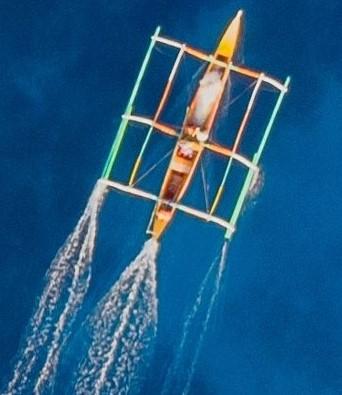
#> input picture Session 2/Photos/boat.jpg, 342 x 395 px, found by its file name
$ jupyter execute --allow-errors 'Session 2.ipynb'
#> lines starting #> are read from the running program, lines starting #| are printed output that depends on the picture
import cv2
import matplotlib.pyplot as plt

[cell 1]
import cv2
import matplotlib.pyplot as plt
from matplotlib.image import imread

[cell 2]
#Read Imgs
boat = imread(r"Photos\boat.jpg")
#> boat is the input picture: shape (395, 342, 3); mean R, G, B 29.9, 88.5, 130.6
red = imread("Photos/RED.png")
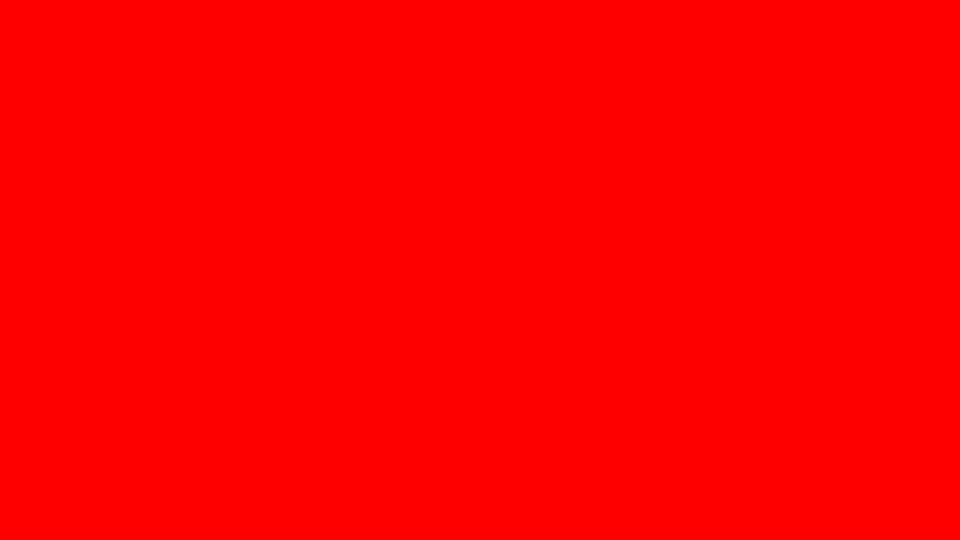
#> input picture Session 2/Photos/RED.png, 1920 x 1080 px (shown at 1/2 size)
#> red is the input picture: shape (1080, 1920, 4) float32; mean R, G, B, A 1, 0, 0, 1
Strawberries = imread("Photos/Strawberries.jpg")
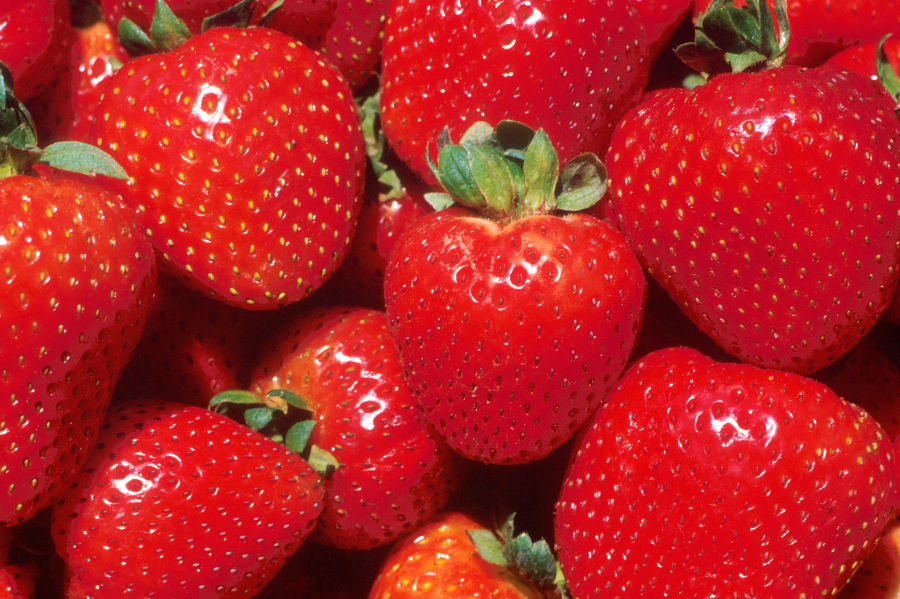
#> input picture Session 2/Photos/Strawberries.jpg, 2700 x 1796 px (shown at 1/3 size)
#> Strawberries is the input picture: shape (1796, 2700, 3); mean R, G, B 181.7, 34.3, 35.8
#> (the rest of this cell did not finish here and is left out)

[cell 3]
print (boat.shape ,end="\n\n")
#| (395, 342, 3)
plt.imshow(boat)

[cell 4]
print("Bfore")
print (red.shape)
#| (1080, 1920, 4)
plt.imshow( red)

[cell 5]
RRed = cv2.resize(red , (720, 600))
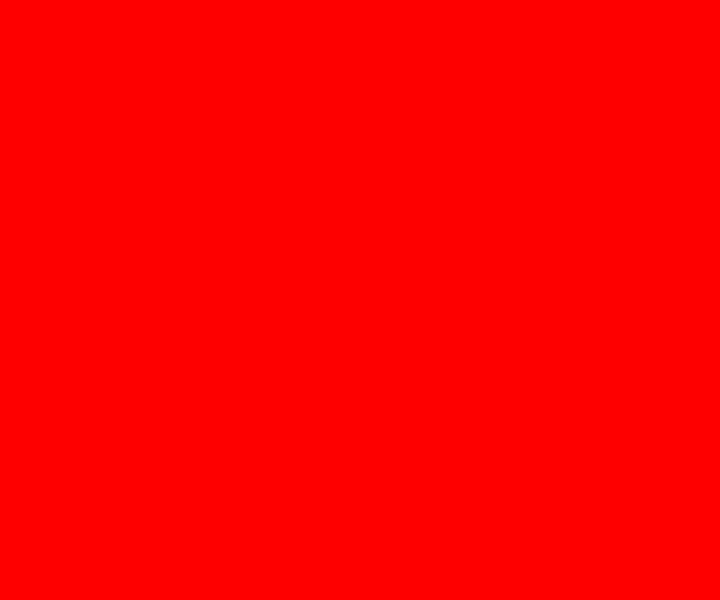
#> RRed: shape (600, 720, 4) float32; mean R, G, B, A 1, 0, 0, 1; transparent parts drawn white
print("After")
print (RRed.shape)
#| (600, 720, 4)
plt.imshow(RRed)
